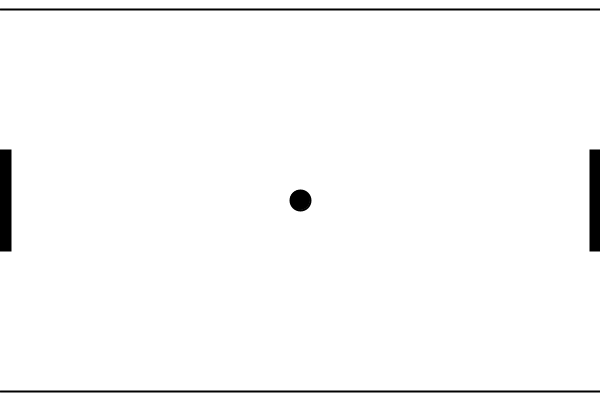
Frame 1 (no input)
Frame 60 (the mouse pressed at the canvas centre just before this capture): identical to frame 1, image omitted
Frame 120 (the mouse held since frame 60 and released just before this capture): identical to frame 1, image omitted

The Processing sketch that drew this single still picture (run headless with seeded random() and noise(); from frame 60 on, the mouse is pressed at the canvas centre):

// Processing sketch: pong
// ── pong.pde
// ボールがあるかの管理フラグ
boolean hasBall = false;
Ball ball;
// ユーザー操作のラケット
ReflectBoard userBoard = new ReflectBoard();
// 対戦相手のラケット
ReflectBoard aiBoard = new ReflectBoard();
// ボールをどちらにとばしているかのフラグ
boolean toUser = false;

void setup() {
    size(600, 400);
    background(255);

    userBoard.setX(590);
    aiBoard.setX(0);
}

void draw() {
    // ステージの描写
    background(255);
    fill(0, 0, 0);
    // 線の太さを設定
    strokeWeight(2);
    // 線を描写
    line(0, 9, 600, 9);
    line(0, 391, 600, 391);

    // ボールオブジェクトの有無により条件分岐
    if(!hasBall) {
        // ボールオブジェクトを生成
        ball = new Ball();
        hasBall = true;
    }

    // spaceキーが押されたら
    if(keyPressed && key == ' ' && ball.vx == 0 && ball.vy == 0) {
        // ボールのスタート関数を呼び出す
        ball.start();
    }

    // ボールの描写
    // 位置情報の更新
    ball.move();

    fill(0, 0, 0);
    ellipse(ball.x, ball.y, ball.diameter, ball.diameter);

    // ボールが範囲外に出た場合の処理
    if(ball.y < 20 || ball.y > 380) {
        ball.verticalReflect();
    }
    if(ball.x < -10 || ball.x > 610) {
        ball = new Ball();
    }

    // ラケットの描写
    fill(0, 0, 0);
    rect(userBoard.x, userBoard.y, 10, 100);
    rect(aiBoard.x, aiBoard.y, 10, 100);

    // ラケットの操作
    if(keyPressed) {
        if(key == 'u' && userBoard.y > 10) {
            userBoard.moveUp();
        }else if(key == 'j' && userBoard.y < 290) {
            userBoard.moveDown();
        }
    }

    // ai のラケット操作
    if(!toUser && ball.x < 400) {
        if(ball.y < aiBoard.y + 35 && aiBoard.y > 10) {
            aiBoard.moveUp();
        }else if(ball.y > aiBoard.y + 65 && aiBoard.y < 300) {
            aiBoard.moveDown();
        }
    }

    // ball とラケットの当たり判定
    if(ball.x < 20 && ball.y > aiBoard.y && ball.y < aiBoard.y + 100 && !toUser) {
        ball.horizontalReflect();
        toUser = true;
    }
    if(ball.x > 580 && ball.y > userBoard.y && ball.y < userBoard.y + 100 && toUser) {
        ball.horizontalReflect();
        toUser = false;
    }
}

// ball class
class Ball {
    // ボールの位置
    float x = 300;
    float y = 200;
    // ボールの速度
    float vx = 0;
    float vy = 0;
    // ボールの大きさ
    float diameter = 20;

    // スタート時の初期設定関数
    void start() {
        while (-5 < vx && vx < 5) {
            vx = random( -5, 6);    
        }
        while (-4 < vy && vy < 4) {
            vy = random( -6, 7);
        }
        if(vx > 0) {
            toUser = true;
        }else{
            toUser = false;
        }
    }

    // ボールの反射関数
    // 上下
    void verticalReflect() {
        vy = -vy;
    }
    // 左右
    void horizontalReflect() {
        vx = -vx;
        // ラケットの方向によってvyを変更
        // 変化の大きさを保持する変数
        int changevy = 2;
        if(toUser) {
            if(keyPressed && key == 'u') {
                vy -= changevy;
            }else if(keyPressed && key == 'j') {
                vy += changevy;
            }
        }else{
            if(ball.y < aiBoard.y + 35) {
                vy -= changevy;
            }else if(ball.y > aiBoard.y + 65) {
                vy += changevy;
            }
        }
    }

    // 移動関数
    void move() {
        x += vx;
        y += vy;
    }
}

// 反射板のクラス
class ReflectBoard {
    float x = 0;
    float y = 150;

    // x 座標をセット
    void setX(float x) {
        this.x = x;
    }

    // 上移動
    void moveUp() {
        y -= 5;
    }

    // 下移動
    void moveDown() {
        y += 5;
    }
}
